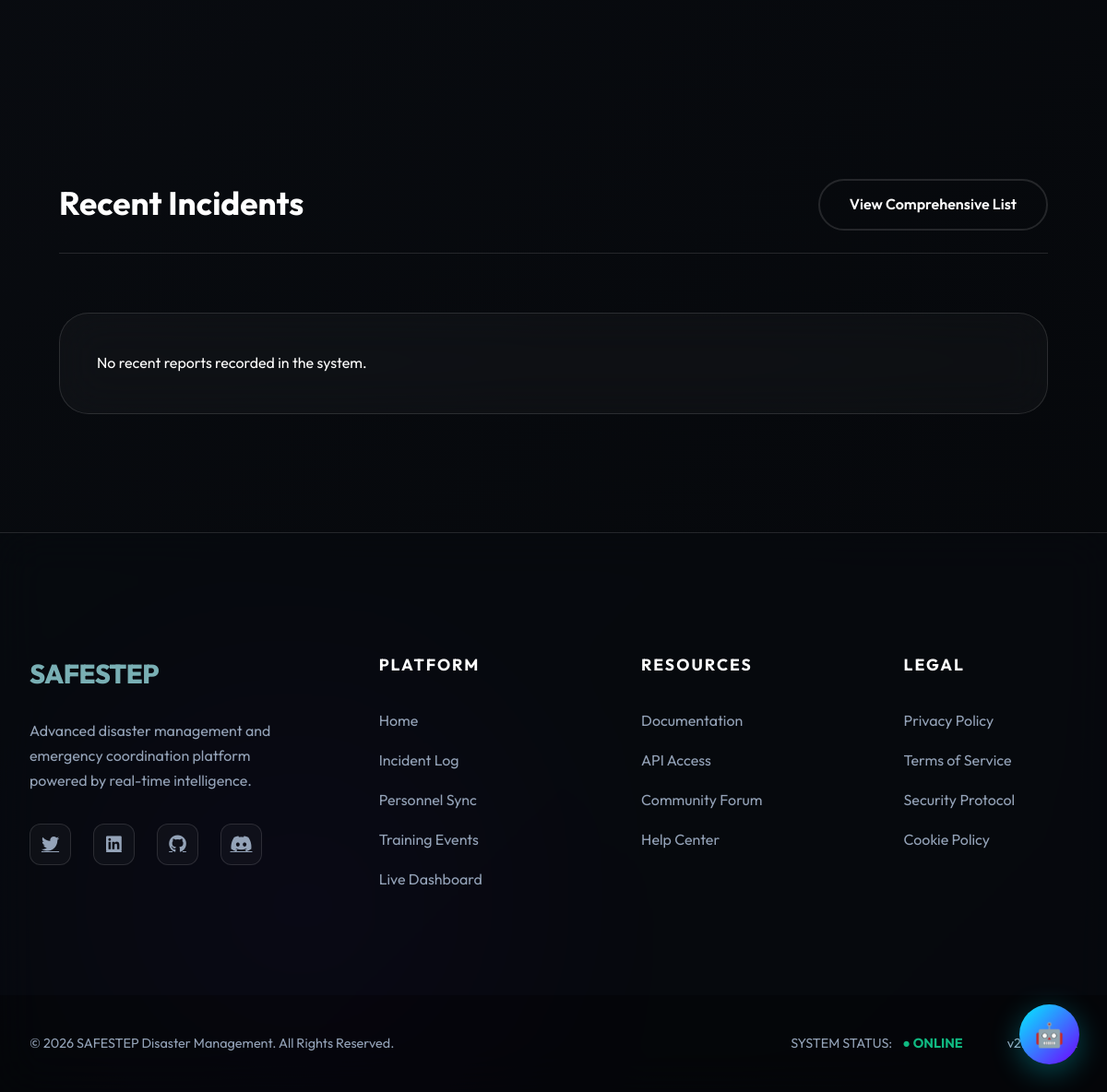
The app's page / (lower part), older data.
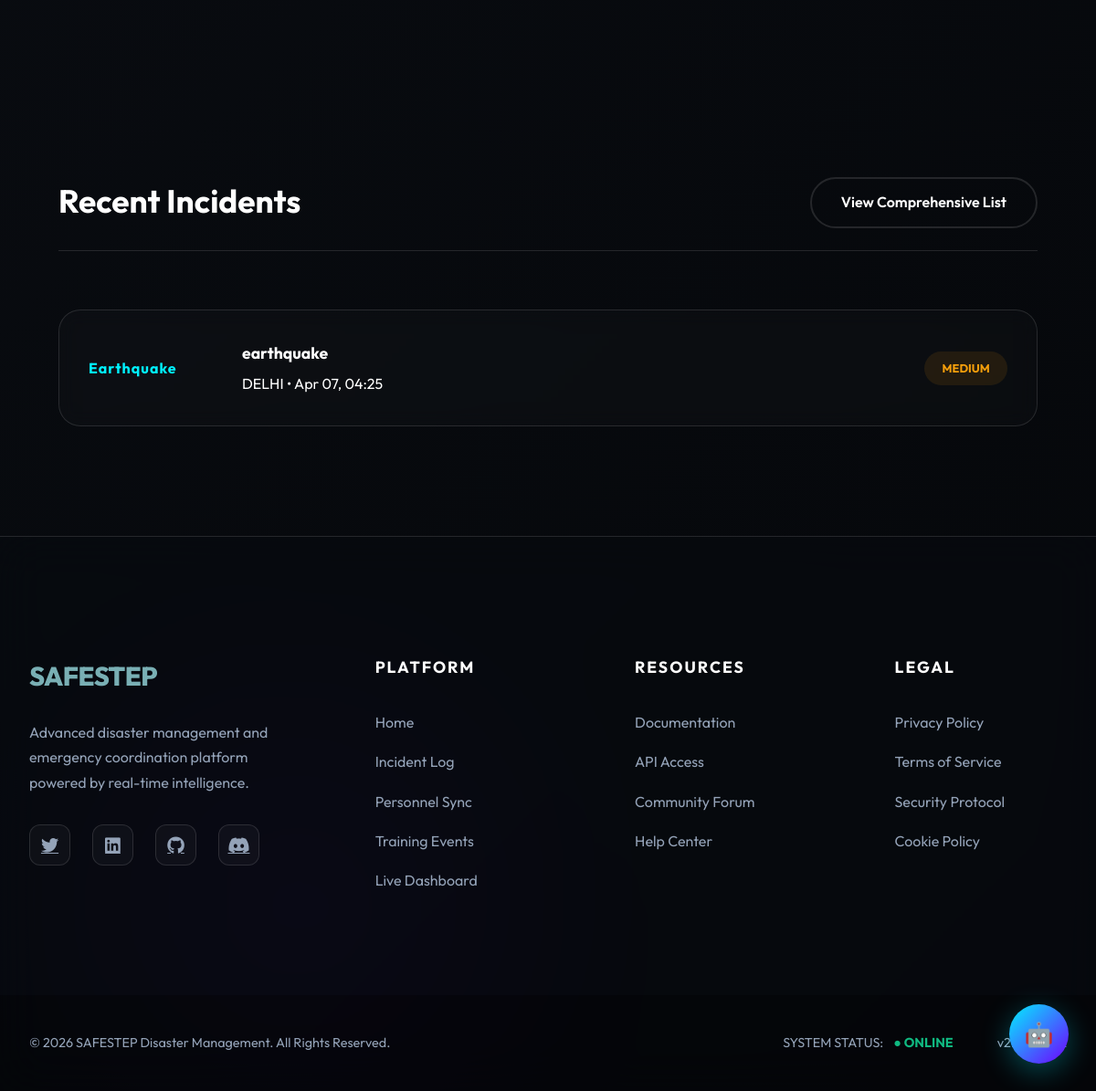
The same page, newer data.
### models.py (models this page shows)
class Report(db.Model):
    id = db.Column(db.Integer, primary_key=True)
    title = db.Column(db.String(200), nullable=False)
    description = db.Column(db.Text, nullable=False)
    location = db.Column(db.String(200), nullable=False)
    severity = db.Column(db.String(50), nullable=False) # 'Low', 'Medium', 'High', 'Critical'
    disaster_type = db.Column(db.String(100), nullable=False)
    date_reported = db.Column(db.DateTime, default=datetime.utcnow)
    user_id = db.Column(db.Integer, db.ForeignKey('user.id'), nullable=False)

### app.py (the view)
@app.route('/')
def index():
    recent_reports = Report.query.order_by(Report.date_reported.desc()).limit(5).all()
    return render_template('index.html', reports=recent_reports)

### templates/index.html (shortened to what this page needs)
{% extends "base.html" %}
{% block content %}
<section class="features">
</section>
<section class="recent-reports">
    <div class="container">
        <div class="section-header">
            <h2>Recent Incidents</h2>
            <a href="{{ url_for('reports') }}" class="btn-outline">View Comprehensive List</a>
        </div>
        <div class="report-list">
            {% if reports %}
            {% for report in reports %}
            <div class="report-item">
                <div class="report-type">{{ report.disaster_type }}</div>
                <div class="report-info">
                    <h4>{{ report.title }}</h4>
                    <p>{{ report.location }} • {{ report.date_reported.strftime('%b %d, %H:%M') }}</p>
                </div>
                <div class="report-badge {{ report.severity|lower }}">{{ report.severity }}</div>
            </div>
            {% endfor %}
            {% else %}
            <div class="card">
                <p class="empty-state">No recent reports recorded in the system.</p>
            </div>
            {% endif %}
        </div>
    </div>
</section>
{% endblock %}

Row changes from the older to the newer data that the page shows:
added Report: disaster_type "Earthquake", title "earthquake", location "DELHI", date_reported "Apr 07, 04:25", severity "MEDIUM"
Text that changed along with them:
text no longer shown: "No recent reports recorded in the system."
